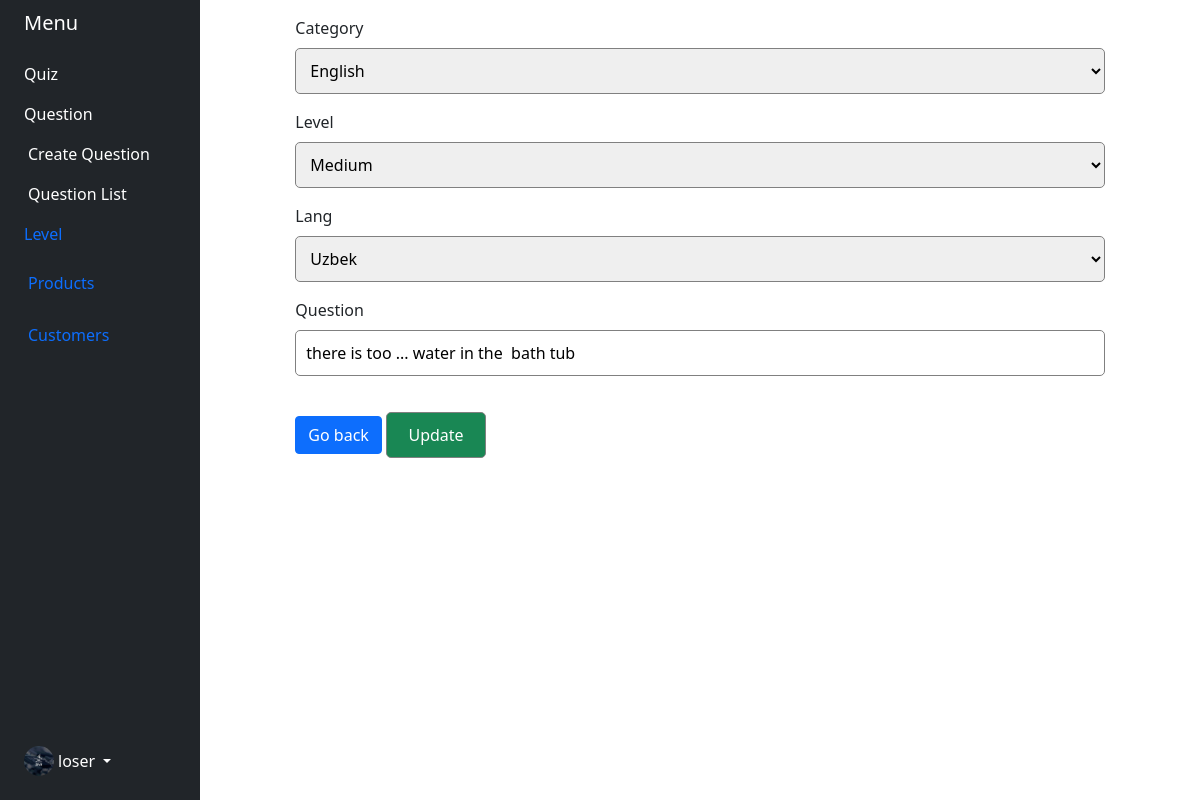
The page /admins/quiz-update/23/ (signed in) on the database its author committed.
### accounts_app/models.py (models this page shows)
class Employee(models.Model):
    user = models.OneToOneField(User, on_delete=models.CASCADE, primary_key=True)
    phone = models.CharField(max_length=15, null=False)
    profile_image = models.OneToOneField(Uploads, on_delete=models.CASCADE)
    language = models.CharField(max_length=10, choices=lang_choices())
    class Meta:
        db_table = 'auth_employee'

### files_app/models.py (models this page shows)
class Uploads(models.Model):
    original_name = models.CharField(max_length=300)
    content_type = models.CharField(max_length=100)
    new_name = models.CharField(max_length=100)
    path = models.CharField(max_length=500)
    code = models.CharField(max_length=70, unique=True)
    size = models.IntegerField()
    class Meta:
        db_table = 'uploads'

### quiz_app/models.py (models this page shows, shortened)
class Question(Auditable):
    question = models.CharField(max_length=300)
    category = models.CharField(max_length=100, choices=category_choices())
    level = models.CharField(max_length=100, choices=level_choices())
    lang = models.CharField(max_length=100, choices=lang_choices())
    valid = models.BooleanField(default=False)

### admins_app/views.py (the view)
# urls.py: path('quiz-update/<int:pk>/', QuizUpdate.as_view(), name='quiz-update'),
class QuizUpdate(LoginRequiredMixin, UpdateView):
    model = Question
    fields = ['level', 'category', 'lang','question']
    template_name = 'question/update_questions.html'
    success_url = reverse_lazy('admins:question_list')

### admins_app/templates/question/update_questions.html (shortened to what this page needs)
{% extends 'base.html' %}
{% block content %}
    <div class="row  update-question ">
        <div class="col-10 offset-1">
            <form method="post">
                <div class="mb-3">
                    <label for="{{ form.category.id_for_label }}" class="form-label">{{ form.category.label }}</label>
                    {{ form.category }}
                </div>
                <div class="mb-3">
                    <label for="{{ form.level.id_for_label }}" class="form-label">{{ form.level.label }}</label>
                    {{ form.level }}
                </div>
                <div class="mb-3">
                    <label for="{{ form.lang.id_for_label }}" class="form-label">{{ form.lang.label }}</label>
                    {{ form.lang }}
                </div>
                <div class="mb-3">
                    <label for="{{ form.question.id_for_label }}" class="form-label">{{ form.question.label }}</label>
                    {{ form.question }}
                </div>
                <a href="{% url 'admins:question_list' %}" class="btn btn-primary">Go back</a>
                <input type="submit" value="Update" class="btn btn-success " style="width: 100px;margin: 20px auto">
            </form>
        </div>
    </div>
{% endblock content %}

### admins_app/templates/base.html (shortened to what this page needs)
<!DOCTYPE html>
<html lang="en">
{% load i18n %}
{% load mytags %}
{% load static %}
<head>
    <link rel="stylesheet" href="{% static 'css/main.css' %}">
    <link href="https://cdn.jsdelivr.net/npm/bootstrap@5.0.2/dist/css/bootstrap.min.css" rel="stylesheet"
>
</head>
<body style="overflow-x: hidden">
<div class="container-fluid">
    <div class="row flex-nowrap">
        <div class="col-auto col-md-3 col-xl-2 px-sm-2 px-0 bg-dark">
            <div class="d-flex flex-column align-items-center align-items-sm-start px-3 pt-2 text-white min-vh-100">
                <a href="/"
                   class="d-flex align-items-center pb-3 mb-md-0 me-md-auto text-white text-decoration-none">
                    <span class="fs-5 d-none d-sm-inline">Menu</span>
                </a>
                <ul class="nav nav-pills flex-column mb-sm-auto mb-0 align-items-center align-items-sm-start"
                    id="menu">
                    <li class="nav-item">
                        <a href="{% url 'quiz:index' %}" class="text-white nav-link align-middle px-0">Quiz</a>
                    </li>
                    <li>
                        <a href="#submenu1" data-bs-toggle="collapse" class="text-white nav-link px-0 align-middle">
                            Question </a>
                        <ul class="collapse show nav flex-column ms-1" id="submenu1" data-bs-parent="#menu">
                            <li class="w-100">
                                <a href="{% url 'admins:create_question' %}" class="nav-link text-white px-0">
                                    Create Question
                                </a>
                            </li>
                            <li class="w-100">
                                <a href="{% url 'admins:question_list' %}" class="nav-link text-white px-0">
                                    Question List
                                </a>
                            </li>
                        </ul>
                    </li>
                    <li>
                        <a href="#submenu2" data-bs-toggle="collapse" class="nav-link px-0 align-middle ">
                            Level</a>
                    </li>
                    <li>
                        <a href="#submenu3" data-bs-toggle="collapse" class="nav-link px-0 align-middle">
                             <span class="ms-1 d-none d-sm-inline">Products</span> </a>
                    </li>
                    <li>
                        <a href="#" class="nav-link px-0 align-middle">
                             <span class="ms-1 d-none d-sm-inline">Customers</span>
                        </a>
                    </li>
                </ul>
                {% if user.is_authenticated %}
                    <div class="dropdown pb-4">
                        <a href="#" class="d-flex align-items-center text-white text-decoration-none dropdown-toggle"
                           id="dropdownUser1" data-bs-toggle="dropdown" aria-expanded="false">
                            <img src="{{ user.employee.profile_image.path }}" alt="hugenerd" width="30" height="30"
                                 class="rounded-circle">
                            <span class="d-none d-sm-inline mx-1">loser</span>
                        </a>
                    </div>
                {% endif %}
            </div>
        </div>
        <div class="col py-3">
            <main>
                {% block content %}
                {% endblock %}
            </main>
        </div>
    </div>
</div>
</body>
</html>

### admins_app/templates/question/static/css/main.css (style rules this page uses)
.update-question input { padding: 10px; box-sizing: border-box; outline: none !important; width: 100%; border: 1px solid grey; border-radius: 5px; }
.update-question select { border: 1px solid grey; border-radius: 5px; padding: 10px; box-sizing: border-box; outline: none; width: 100%; }

### rows shown on the page
Question: category "English", level "Medium", lang "Uzbek", question "there is too ... water in the bath tub"
